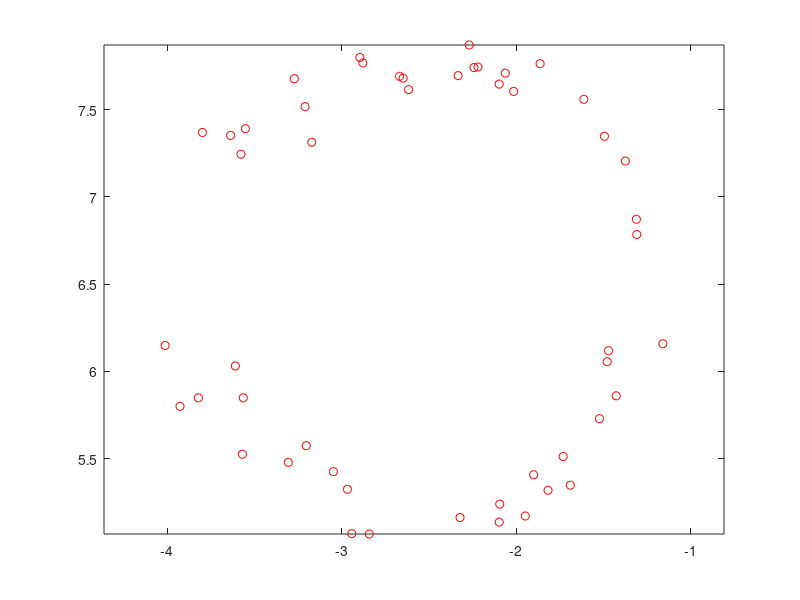

The MATLAB source for this figure: (Note: this script raises an error after producing the figure.)
% Fit a circle to points in the plane.
u = [ -3.9265307e+00
  -3.1716160e+00
  -1.6115988e+00
  -2.6679398e+00
  -1.7299714e+00
  -2.2185018e+00
  -2.0618500e+00
  -1.4774499e+00
  -3.2095408e+00
  -2.0139385e+00
  -2.0965393e+00
  -2.8414848e+00
  -3.5516322e+00
  -2.3325005e+00
  -1.6889345e+00
  -1.4937155e+00
  -1.3103945e+00
  -1.3082423e+00
  -1.5221371e+00
  -1.8621796e+00
  -2.8784185e+00
  -3.3058351e+00
  -2.9418136e+00
  -3.5689305e+00
  -3.2715656e+00
  -1.8167830e+00
  -2.6160985e+00
  -3.6369299e+00
  -3.6094960e+00
  -3.8213899e+00
  -3.5639197e+00
  -2.9667150e+00
  -1.9473222e+00
  -3.0470691e+00
  -2.8955875e+00
  -3.2029692e+00
  -2.2688964e+00
  -2.3212990e+00
  -1.1585153e+00
  -1.8993455e+00
  -3.5771792e+00
  -2.6473229e+00
  -1.4699478e+00
  -3.7978927e+00
  -2.0968345e+00
  -4.0118440e+00
  -2.2415905e+00
  -1.3737454e+00
  -2.0935937e+00
  -1.4260492e+00 ];
v = [ 5.7992251e+00
   7.3130620e+00
   7.5592434e+00
   7.6911348e+00
   5.5113079e+00
   7.7442101e+00
   7.7091849e+00
   6.0549104e+00
   7.5170875e+00
   7.6045473e+00
   5.1354212e+00
   5.0671844e+00
   7.3910732e+00
   7.6949226e+00
   5.3469286e+00
   7.3473664e+00
   6.8715471e+00
   6.7842012e+00
   5.7283630e+00
   7.7633148e+00
   7.7677261e+00
   5.4778857e+00
   5.0690285e+00
   5.5246190e+00
   7.6772318e+00
   5.3181407e+00
   7.6148680e+00
   7.3524730e+00
   6.0303455e+00
   5.8476992e+00
   5.8479253e+00
   5.3237261e+00
   5.1703804e+00
   5.4245981e+00
   7.7991795e+00
   5.5734007e+00
   7.8705366e+00
   5.1617927e+00
   6.1579013e+00
   5.4067639e+00
   7.2445803e+00
   7.6805233e+00
   6.1180277e+00
   7.3691475e+00
   7.6463880e+00
   6.1479510e+00
   7.7414349e+00
   7.2054473e+00
   5.2385698e+00
   5.8594283e+00 ];
%%-----------------
A=[-2*u'; -2*v'; ones(50,1)']';
b=(-u.^2-v.^2);
x=A\b;
plot(u, v, 'ro');
axis equal, hold on,
circle(x(1),x(2),sqrt(x(1)^2+x(2)^2-x(3)));

